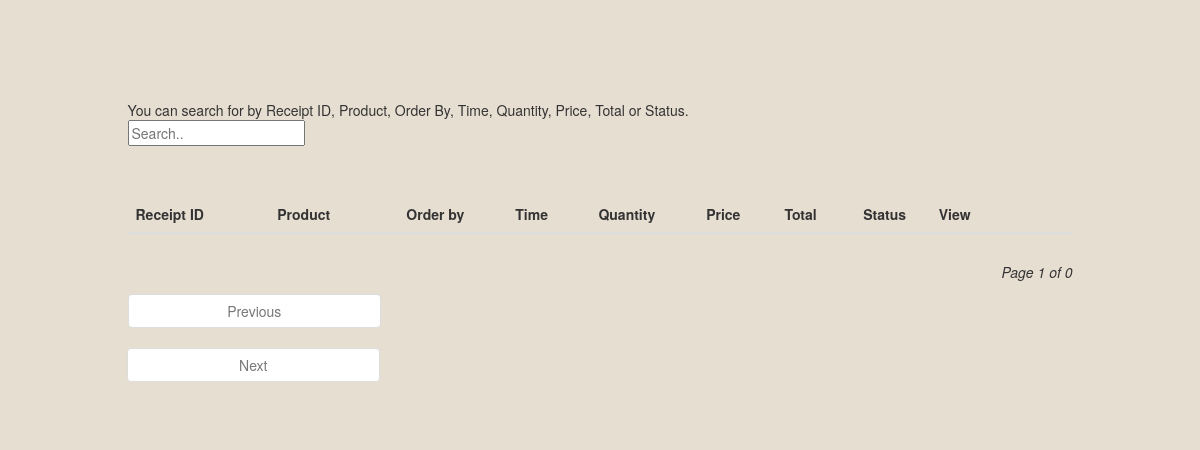
Page /staff/check-order-page.php on the earlier database version.
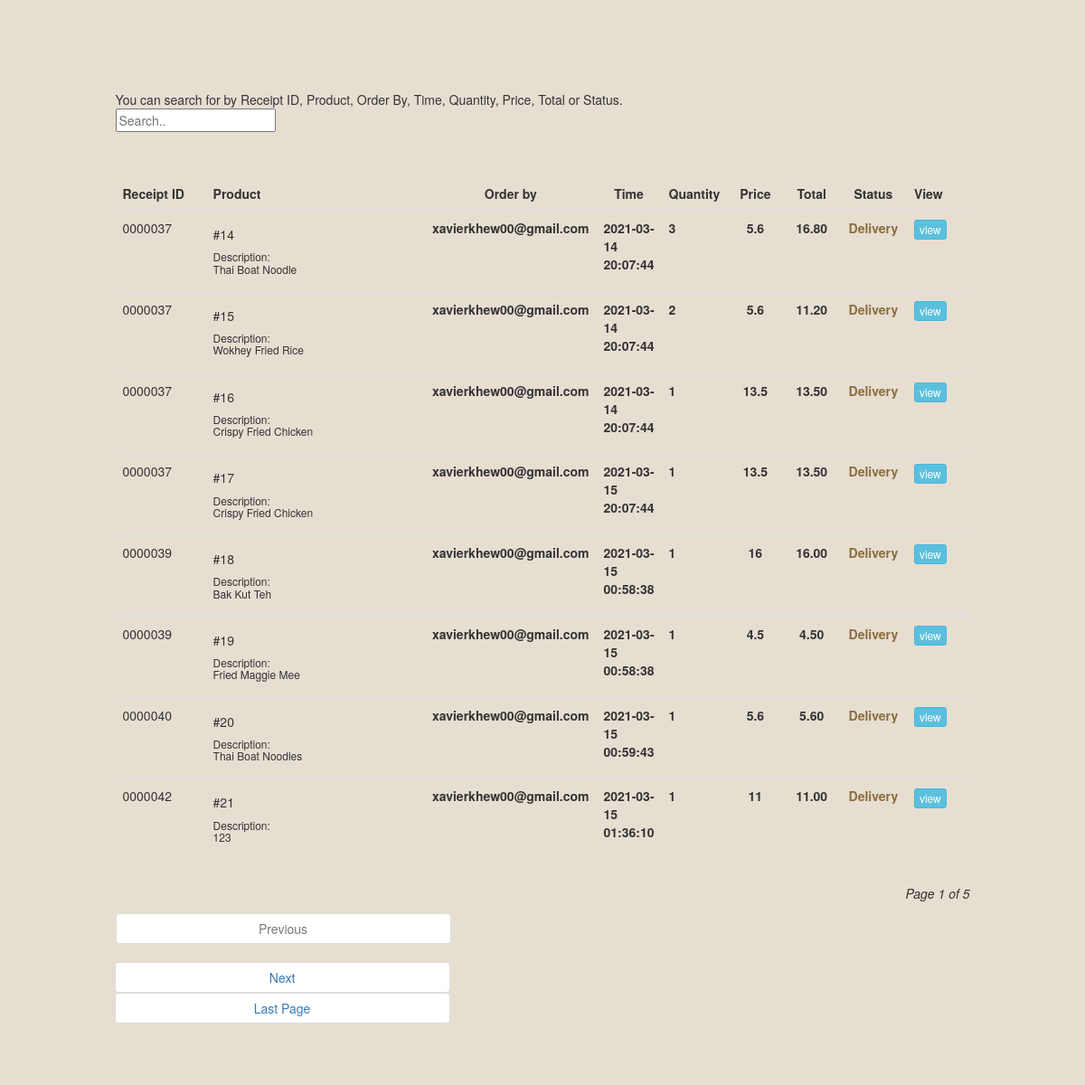
Same page on the later database version.
### tables this page shows
CREATE TABLE `order_rec` (
  `id` int(20) NOT NULL,
  `user_id` int(20) DEFAULT NULL,
  `email` varchar(255) DEFAULT NULL,
  `receipt_id` varchar(255) DEFAULT NULL,
  `date` varchar(255) DEFAULT NULL,
  `dish_name` varchar(255) DEFAULT NULL,
  `dish_price` varchar(255) DEFAULT NULL,
  `dish_id` varchar(255) DEFAULT NULL,
  `dish_qty` int(2) NOT NULL DEFAULT 0,
  `order_status` int(2) NOT NULL DEFAULT 0,
  `delivery_type` int(2) NOT NULL DEFAULT 0,
  `delivery_status` int(2) NOT NULL DEFAULT 0,
  `menu_id` int(20) DEFAULT NULL,
  `cloudinary_link` text DEFAULT NULL
);

### staff/check-order-page.php (the view, shortened to what this page needs)
<!DOCTYPE html>
<?php
    include "../db-connect.php";
?>
    <html lang="en">
        <head>
        <link rel="stylesheet" href="https://maxcdn.bootstrapcdn.com/bootstrap/3.3.6/css/bootstrap.min.css" />
</head>
<body style="background-color: #e7ded2;">
    <div class="container">
        <div class="row">
                <?php
            if (isset($_GET['page_no']) && $_GET['page_no'] != "") {
                $page_no = $_GET['page_no'];
            } else {
                $page_no = 1;
            }
            $total_records_per_page = 8;
            $offset = ($page_no-1) * $total_records_per_page;
            $previous_page = $page_no - 1;
            $next_page = $page_no + 1;
            $result_count = mysqli_query($connect,"SELECT COUNT(*) As total_records FROM order_rec");
            $total_records = mysqli_fetch_array($result_count);
            $total_records = $total_records['total_records'];
            $total_no_of_pages = ceil($total_records / $total_records_per_page);
            ?>
            <?php
            $query_cus_status = mysqli_query($connect, "SELECT * FROM order_rec LIMIT $offset, $total_records_per_page");
            ?>
            <div class="col-sm-12 col-md-10 col-md-offset-1">
                <span class="search">You can search for by Receipt ID, Product, Order By, Time, Quantity, Price, Total or Status.</span><br>
                <input id="searchinput" type="text" placeholder="Search..">
                <table class="table table-hover" style="margin-top: 5rem;">
                    <thead>
                        <tr>
                            <th width="15%">Receipt ID</th>
                            <th>Product</th>
                            <th class="text-center">Order by</th>
                            <th class="text-center">Time</th>
                            <th class="text-center">Quantity</th>
                            <th class="text-center">Price</th>
                            <th class="text-center">Total</th>
                            <th class="text-center">Status</th>
                            <th width="15%">View</th>
                        </tr>
                    </thead>
                            <?php
                                $check_order_query = mysqli_query($connect, "SELECT * FROM order_rec");
                                $numrow = mysqli_num_rows($check_order_query);
                            ?>
                            <?php
                                if($numrow != 0)
                                {
                                    while($row = mysqli_fetch_assoc($query_cus_status))
                                    {
                                        $db_id = $row['id'];
                                        $db_email = $row['email'];
                                        $db_date = $row['date'];
                                        $db_dish_name = $row['dish_name'];
                                        $db_dish_price = $row['dish_price'];
                                        $db_delivery_status = $row['delivery_status'];
                                        $db_qty = $row['dish_qty'];
                            ?>
                        <tbody id="myTable">
                        <tr>
                            <td><?php echo $row["receipt_id"]; ?></td>
                            <td class="col-sm-8 col-md-6">
                            <div class="media">
                                <div class="media-body">
                                    <h5>#<?php echo $db_id;?></h5>
                                    <h6>Description: <br> <?php echo $db_dish_name;?></h6>
                                </div>
                            </div>
                            </td>
                            <td>
                            <strong><?php echo $db_email;?></strong>
                            </td>
                            <td>
                                <strong><?php echo $db_date;?></strong>
                            </td>
                            <td>
                                <strong>
                                <?php echo $db_qty;?>
                                </strong>
                            </td>
                            <td class="col-sm-1 col-md-1 text-center">
                                <strong><?php echo $db_dish_price;?></strong>
                            </td>
                            <td class="col-sm-1 col-md-1 text-center">
                                <strong>
                                <?php
                                    $total = $db_qty * $db_dish_price;
                                    echo number_format((float)$total,2,'.','');
                                ?>
                                </strong>
                            </td>
                            <td class="col-sm-1 col-md-1 text-center">
                            <?php echo $db_delivery_status == 0 ? '<span class="text-warning"> <strong>Delivery</strong> </span>' : '<span class="text-success"><strong> Delivered </strong></span>';?>
                            </td>
                            <td><input type="button" name="view" value="view" id="<?php echo $row["receipt_id"]; ?>"
                                class="btn btn-info btn-xs view_data" /></td>
                        </tr>
                        </tbody>
                        <?php
                            }
                        }
                        ?>
                </table>
            <ul class="pagination" style="margin: 40px 0px 40px 0px;">
            <li style="padding-right: 30px;" <?php if($page_no <= 1) { echo "class='disabled'";}?>>
                <a style="margin-right: 30px;" class="btn btn-secondary btn-block "
                <?php if($page_no > 1) {
                            echo "href='?page_no=$previous_page'";
                        } ?>>
                        Previous
                </a>
            </li>
            <li style="padding-right: 30px;" <?php if($page_no >= $total_no_of_pages) { echo "class='disabled'"; } ?> >
                <a style="margin-right: 30px;" class="btn btn-secondary btn-block " <?php if($page_no < $total_no_of_pages) {
                            echo "href='?page_no=$next_page'";
                        } ?>>Next
                </a>
            </li>
            <?php if($page_no < $total_no_of_pages) {
                        echo "<li><a style='margin-right: 30px;' class='btn btn-secondary btn-block' href='?page_no=$total_no_of_pages'>
                                    Last Page
                                </a>
                            </li>";
                }
            ?>
            </ul>
            <p style='float: right; margin-top: 8px; font-style: italic; border-top: 1px #CCC;'>Page <?php echo $page_no." of ".$total_no_of_pages; ?></p>
            </div>
        </div>
    </div>
    <br><br>
</body>
</html>

### staff/check-order-page.php (style rules this page uses)
body { margin-top: 10rem; }
.media-body { margin-left:20px; }

Differences in the rows shown:
added order_rec: receipt "0000037", id "14", dish_name "Thai Boat Noodle", email "xavierkhew00@gmail.com", date "2021-03-14 20:07:44", dish_qty "3", dish_price "5.6", total "16.80", delivery_status "Delivery"
added order_rec: receipt "0000037", id "15", dish_name "Wokhey Fried Rice", email "xavierkhew00@gmail.com", date "2021-03-14 20:07:44", dish_qty "2", dish_price "5.6", total "11.20", delivery_status "Delivery"
added order_rec: receipt "0000037", id "16", dish_name "Crispy Fried Chicken", email "xavierkhew00@gmail.com", date "2021-03-14 20:07:44", dish_qty "1", dish_price "13.5", total "13.50", delivery_status "Delivery"
added order_rec: receipt "0000037", id "17", dish_name "Crispy Fried Chicken", email "xavierkhew00@gmail.com", date "2021-03-15 20:07:44", dish_qty "1", dish_price "13.5", total "13.50", delivery_status "Delivery"
added order_rec: receipt "0000039", id "18", dish_name "Bak Kut Teh", email "xavierkhew00@gmail.com", date "2021-03-15 00:58:38", dish_qty "1", dish_price "16", total "16.00", delivery_status "Delivery"
added order_rec: receipt "0000039", id "19", dish_name "Fried Maggie Mee", email "xavierkhew00@gmail.com", date "2021-03-15 00:58:38", dish_qty "1", dish_price "4.5", total "4.50", delivery_status "Delivery"
added order_rec: receipt "0000040", id "20", dish_name "Thai Boat Noodles", email "xavierkhew00@gmail.com", date "2021-03-15 00:59:43", dish_qty "1", dish_price "5.6", total "5.60", delivery_status "Delivery"
added order_rec: receipt "0000042", id "21", dish_name "123", email "xavierkhew00@gmail.com", date "2021-03-15 01:36:10", dish_qty "1", dish_price "11", total "11.00", delivery_status "Delivery"
Other differences:
$total_no_of_pages: "0" → "5"
text now shown: "Last Page"
